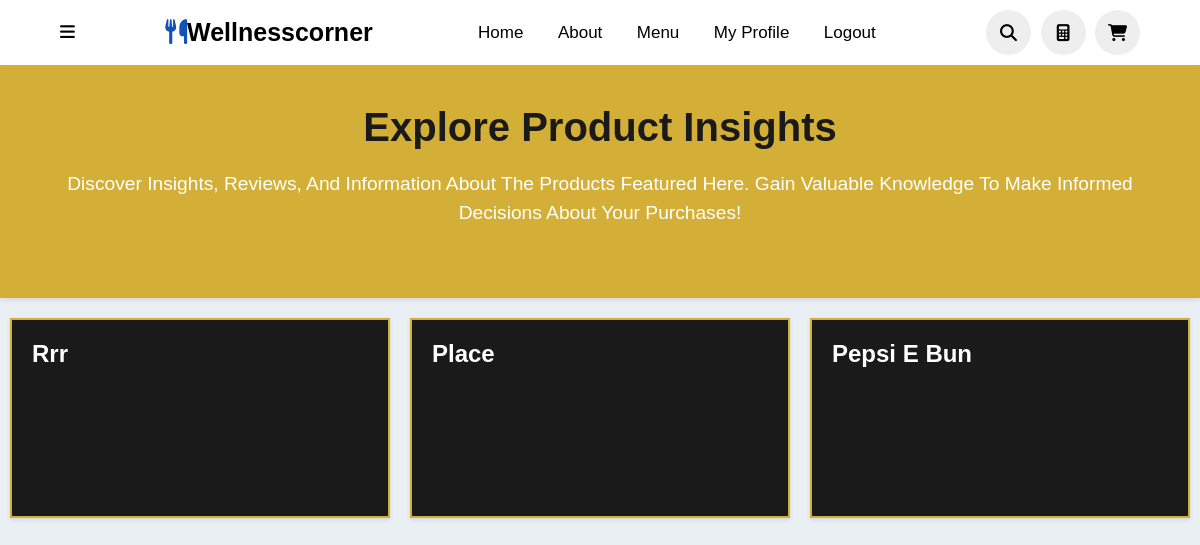
The app's page /posts/, older data.
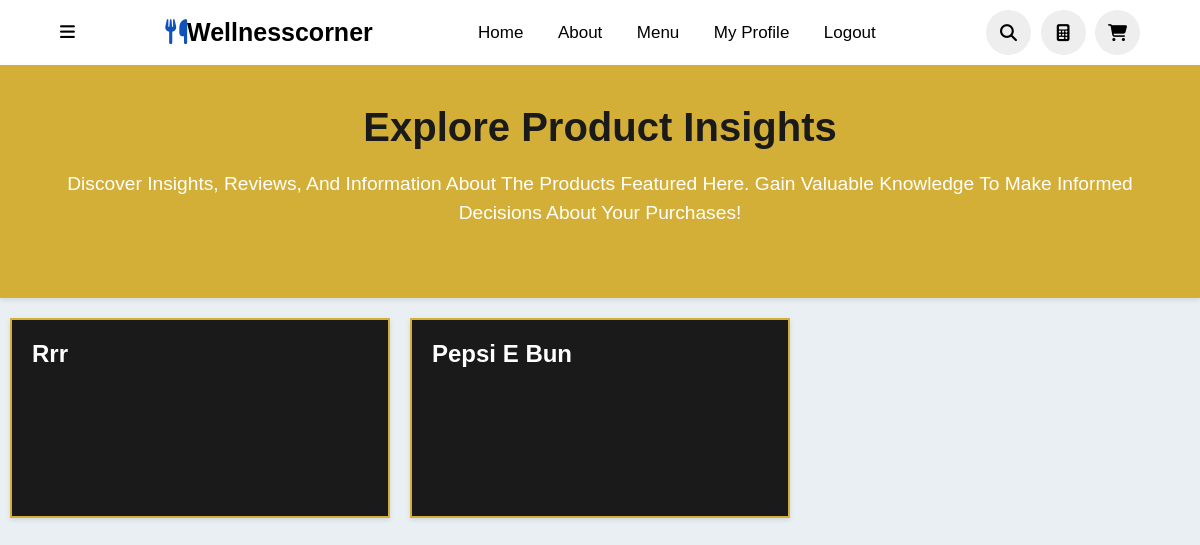
The same page, newer data.
### WellnessCorner/models.py (models this page shows, shortened)
class Post(models.Model):
    user = models.ForeignKey(settings.AUTH_USER_MODEL, on_delete=models.CASCADE, null=True, blank=True)
    PRODUCT_CHOICES = (
        ('Product', 'Product'),
        ('ApiProduct', 'API Product'),
    )
    product_type = models.CharField(max_length=20, choices=PRODUCT_CHOICES, null=True, blank=True)
    object_id = models.PositiveIntegerField(default=0)  # Default value for the ID
    product = GenericForeignKey('content_type', 'object_id')
    content_type = models.ForeignKey(ContentType, on_delete=models.CASCADE, null=True, blank=True)
    title = models.CharField(max_length=150, null=True, blank=True)
    content = models.TextField()
    product_name = models.CharField(max_length=255, null=True, blank=True)  # Field to store the name of the product or API product

### WellnessCorner/views.py (the view)
# urls.py: path('posts/', views.post_list, name='post_list'),
def post_list(request):
    posts = Post.objects.all()
    return render(request, 'post_list.html', {'posts': posts})

### templates/post_list.html (shortened to what this page needs)
<!DOCTYPE html>
<html lang="en">
<head>
</head>
<body>
    <header>
        <div class="more">
            <i class="fa-solid fa-bars" onclick="toggleBar()"></i>
        </div>
        <a href="#" class="logo"><i class="fas fa-utensils"></i>Wellnesscorner</a>
        <nav class="navbar">
            <a href="{% url 'index' %}">Home</a>
            <a href="#about">about</a>
            <a href="#menu">menu</a>
            <a href="{% url 'myaccount' %}">My Profile</a>
            <a href="{% url 'logout' %}">Logout</a>
        </nav>
        <div class="icons">
            <i class="fas fa-search" id="search-icon" onclick="toggleSearch()"></i>
            <a href="{% url 'calculator' %}" class="fa-solid fa-calculator"></a>
            <a href="{% url 'basket_page' %}" class="fas fa-shopping-cart"></a>
        </div>
    </header>
    <div class="content-page">
        <div class="upper">
            <h2>Explore Product Insights</h2>
            <p>Discover insights, reviews, and information about the products featured here. Gain valuable knowledge to make informed decisions about your purchases!</p>
        </div>
        <div class="container">
            {% for post in posts %}
            <div class="card">
                <h2><a href="{% url 'post' post.id %}">{{ post.title }}</a></h2>
            </div>
            {% endfor %}
        </div>
    </div>
</body>
</html>

Row changes from the older to the newer data that the page shows:
removed Post: title "Place"
